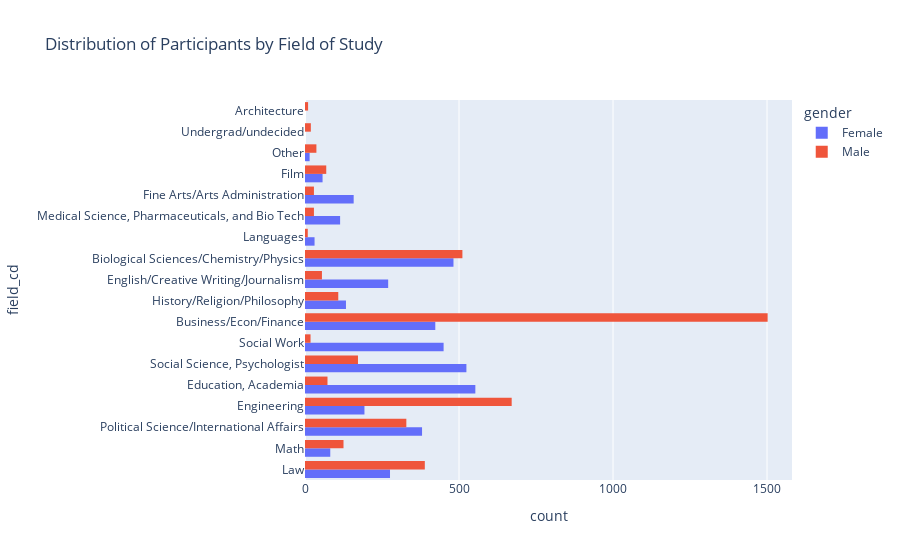

The notebook cell saved with this chart:
### Code cell
fig = px.histogram(tinder_non_numeric, y='field_cd', color='gender', barmode='group',
                   orientation='h',
                   title='Distribution of Participants by Field of Study')
fig.show()

### Figure 1 — Plotly figure (JSON) as saved in the notebook; plotly's stock layout.template omitted (floating-point values rounded to 4 significant figures; data arrays with more than 128 entries replaced by an {"elided": "..."} marker saying what was removed)
{"data": [{"alignmentgroup": "True", "bingroup": "y", "hovertemplate": "gender=Female<br>count=%{x}<br>field_cd=%{y}<extra></extra>", "legendgroup": "Female", "marker": {"color": "#636efa", "pattern": {"shape": ""}}, "name": "Female", "offsetgroup": "Female", "orientation": "h", "showlegend": true, "type": "histogram", "xaxis": "x", "y": {"elided": "4141 str values"}, "yaxis": "y"}, {"alignmentgroup": "True", "bingroup": "y", "hovertemplate": "gender=Male<br>count=%{x}<br>field_cd=%{y}<extra></extra>", "legendgroup": "Male", "marker": {"color": "#EF553B", "pattern": {"shape": ""}}, "name": "Male", "offsetgroup": "Male", "orientation": "h", "showlegend": true, "type": "histogram", "xaxis": "x", "y": {"elided": "4155 str values"}, "yaxis": "y"}], "layout": {"barmode": "group", "legend": {"title": {"text": "gender"}, "tracegroupgap": 0}, "title": {"text": "Distribution of Participants by Field of Study"}, "xaxis": {"anchor": "y", "domain": [0, 1], "title": {"text": "count"}}, "yaxis": {"anchor": "x", "domain": [0, 1], "title": {"text": "field_cd"}}}}
